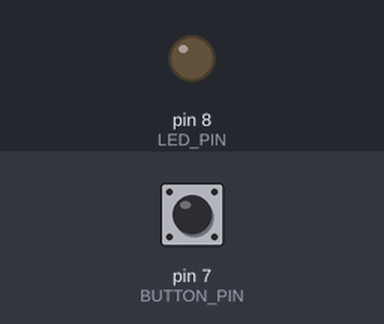
Simulated run of this sketch. Board: Arduino Uno, built with avr-gcc and run on an emulated ATmega328P. On the bench: output pins drawn as LEDs (lit = HIGH). Inputs (shaded band) come from the test bench; at power-on: pin 7 (BUTTON_PIN) LOW.

Above: at 1.2 s.
1.3 s: pin 7 (BUTTON_PIN) pulled HIGH for 0.15 s
At 2.6 s:
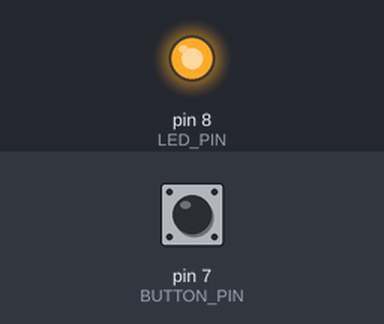
2.9 s: pin 7 (BUTTON_PIN) pulled HIGH for 1 s
At 5.1 s:
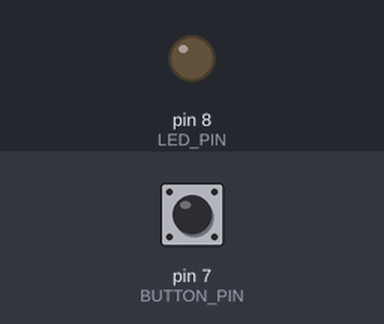
5.4 s: pin 7 (BUTTON_PIN) pulled HIGH for 3.2 s
At 9.9 s:
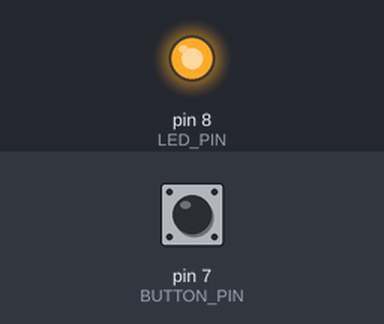
Timing chart, 0 to 11.4 s (numbered marks = the images above; inputs shaded):
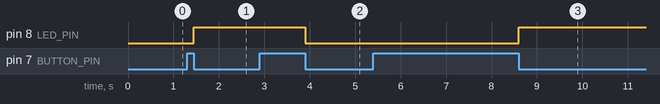

Measured:
- after the input at 1.3 s, pin 8 (LED_PIN): LOW → HIGH after 0.15 s
- after the input at 2.9 s, pin 8 (LED_PIN): HIGH → LOW after 1.0 s
- after the input at 5.4 s, pin 8 (LED_PIN): LOW → HIGH after 3.2 s

The sketch:

sketch.ino
```cpp
#include "LEDControl.h" // Include the LED control header file
#include "ButtonControl.h" // Include the button control header file

void setup() {
  setupLED(); // Initialize LED pin mode
  setupButton(); // Initialize button pin mode
}

void loop() {
  if (checkButton()) { // Check if the button was pressed
    toggleLED(); // Toggle the LED state
  }
}
```

ButtonControl.h
```cpp
// ButtonControl.h - Header file for button input handling without debouncing.

#ifndef ButtonControl_h
#define ButtonControl_h

#include <Arduino.h>

#define BUTTON_PIN 7 // Define the button pin number

byte lastButtonState = LOW; // Variable to store the last button state, initialized to HIGH assuming pull-up resistor

// Function to initialize the button pin
void setupButton() {
  pinMode(BUTTON_PIN, INPUT); // Set the button pin as an input
}

// Function to check the button state without debouncing
bool checkButton() {
  byte currentButtonState = digitalRead(BUTTON_PIN); // Read the current state of the button
  if (currentButtonState != lastButtonState) {
    lastButtonState = currentButtonState; // Update the last button state
    // Check if the button is pressed (assuming active low configuration)
    if (currentButtonState == LOW) {
      return true; // Button press detected
    }
  }
  return false; // No button press detected
}

#endif
```

LEDControl.h
```cpp
// LEDControl.h - Header file for controlling an LED.

#ifndef LEDControl_h
#define LEDControl_h

#include <Arduino.h>

#define LED_PIN 8 // Define the LED pin number

byte ledState = LOW; // Variable to store the current state of the LED

// Function to initialize the LED pin
void setupLED() {
  pinMode(LED_PIN, OUTPUT); // Set the LED pin as an output
}

// Function to toggle the LED state
void toggleLED() {
  ledState = !ledState; // Toggle the state
  digitalWrite(LED_PIN, ledState); // Apply the new state to the LED
}

#endif
```
